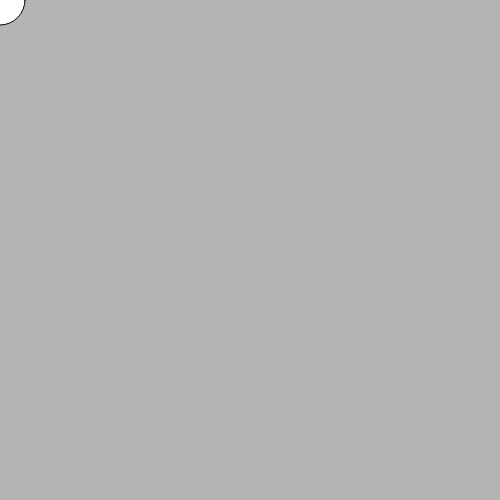
Frame 1 (no input)
Frame 60 (no input): identical to frame 1, image omitted
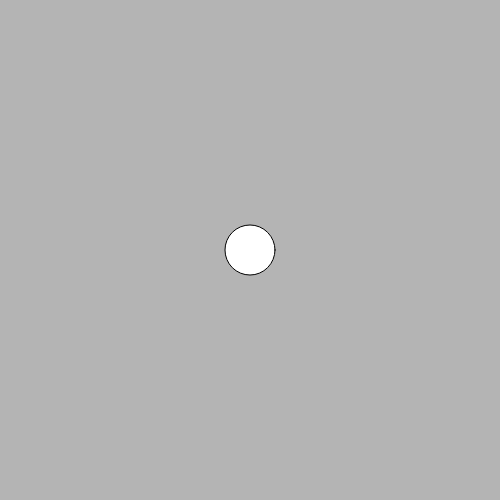
Frame 120 (the mouse pressed at the canvas centre since frame 60)

The p5.js sketch that drew these frames (run headless with seeded random() and noise() and a simulated clock; from frame 60 on, the mouse is pressed at the canvas centre):

// p5.js sketch
// ── sketch.js
function setup() {
  createCanvas(500, 500);
}

function draw() {
  background(180);
  ellipse(mouseX, mouseY, 50, 50);
}
